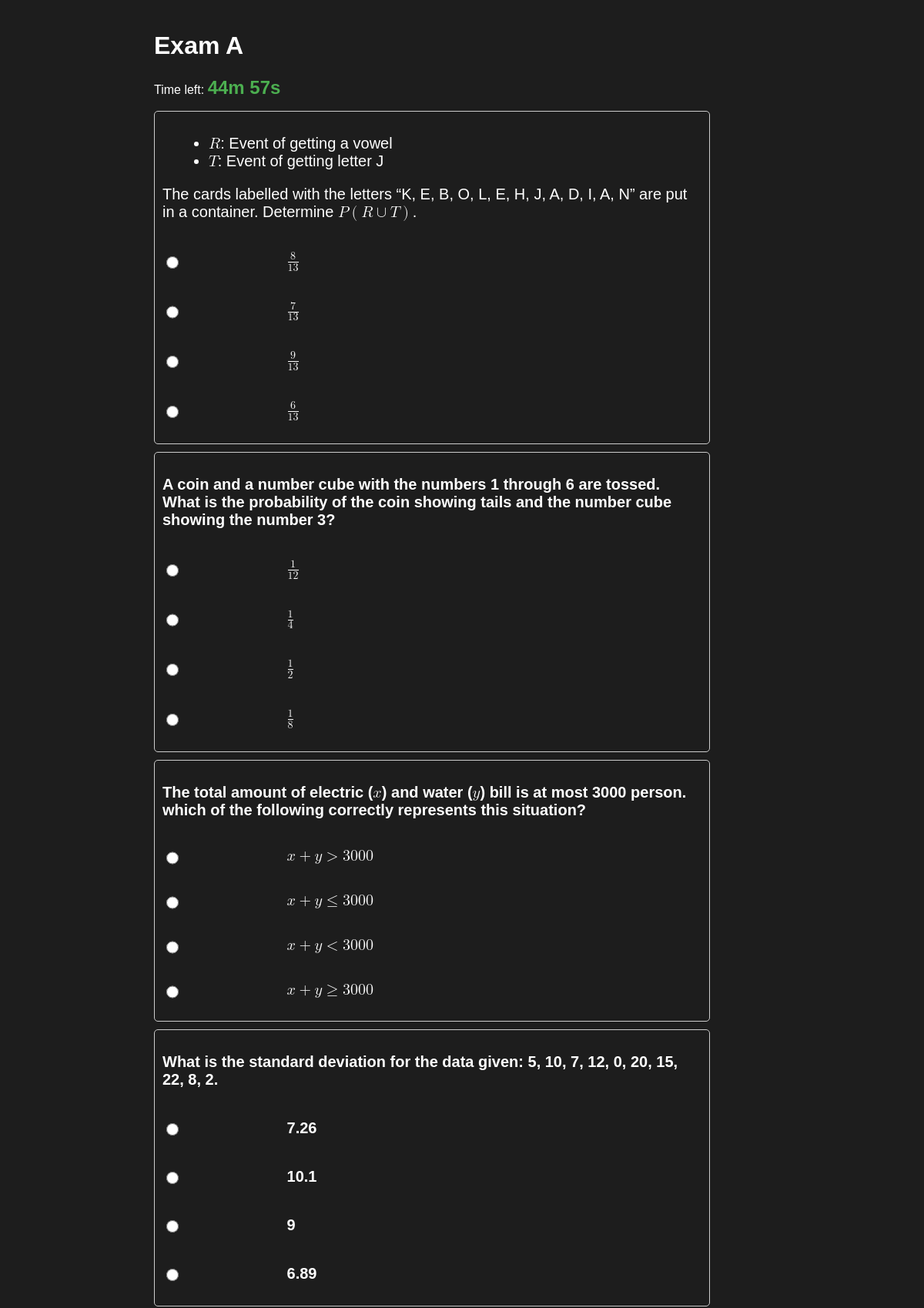
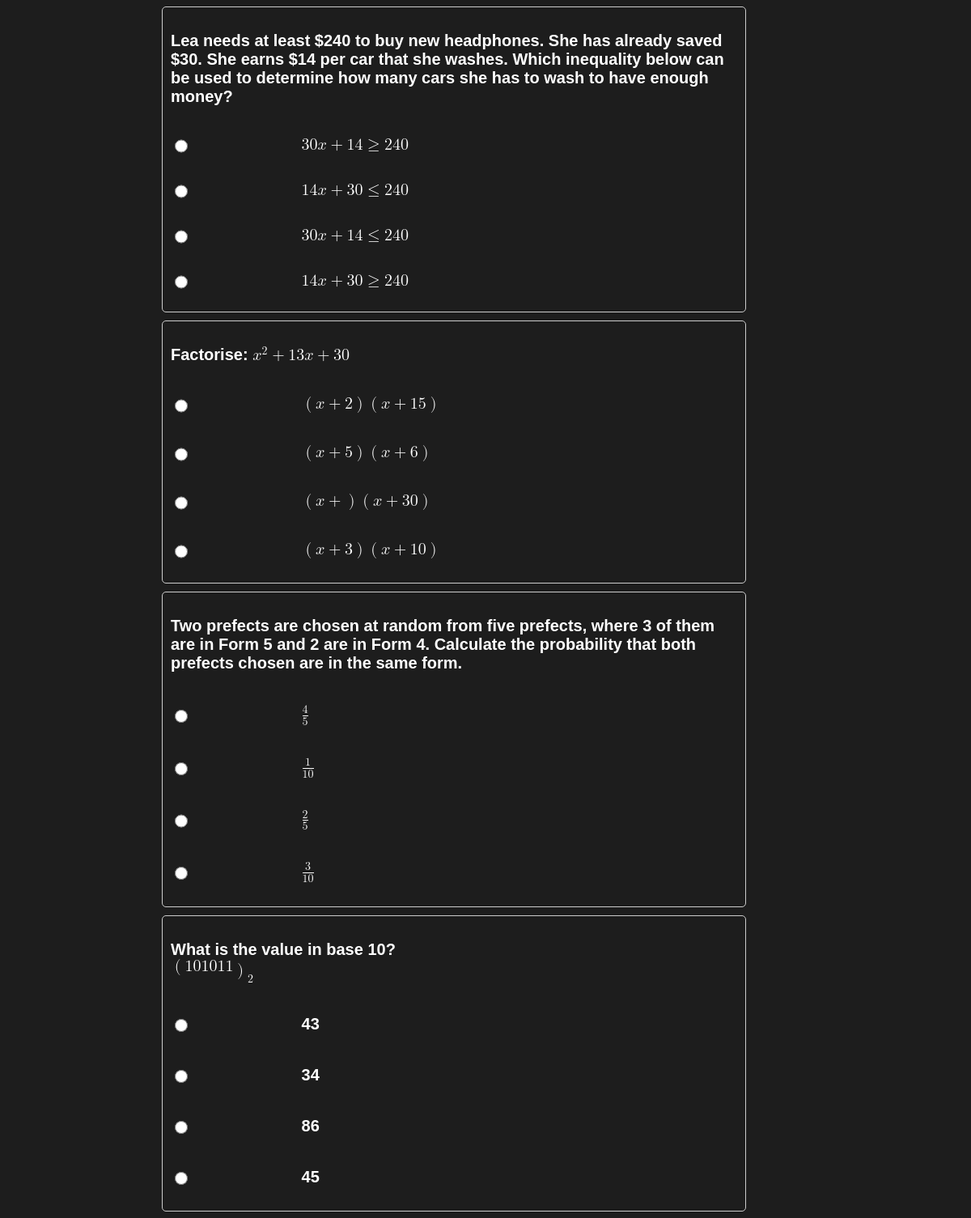
/Exam_A.php (signed in, upper part), run on the app's committed database (2 pictures, top to bottom).
### tables this page shows
CREATE TABLE `final_question_a` (
  `QID_A` int(11) NOT NULL,
  `Question_A` varchar(8000) NOT NULL,
  `Final_Exam_ID` varchar(10) NOT NULL
);

CREATE TABLE `final_a_answer` (
  `F_A_Answer_ID` int(11) NOT NULL,
  `QID_A` int(11) NOT NULL,
  `Final_Answer_A` varchar(8000) NOT NULL,
  `Correct_Answer` tinyint(1) NOT NULL
);

### Exam_A_Fetch_Q.php (the view, shortened to what this page needs)
<?php
include('conn.php');
$user_email = $_COOKIE['user'];
$sqlChapterID = "SELECT Chapter_ID
                 FROM progression
                 WHERE Progression_ID IN (SELECT Progression_ID
                                          FROM tree
                                          WHERE user_email = '$user_email')";
$resultChapterID = $conn->query($sqlChapterID);
if ($resultChapterID->num_rows > 0) {
    $rowChapterID = $resultChapterID->fetch_assoc();
    $chapterID = $rowChapterID['Chapter_ID'];
    $sqlCourseAndExamType = "SELECT Course_ID, Final_Exam_Type
                             FROM final
                             WHERE Chapter = '$chapterID'";
    $resultCourseAndExamType = $conn->query($sqlCourseAndExamType);
    if ($resultCourseAndExamType->num_rows > 0) {
        $rowCourseAndExamType = $resultCourseAndExamType->fetch_assoc();
        $courseID = $rowCourseAndExamType['Course_ID'];
        $examType = $rowCourseAndExamType['Final_Exam_Type'];
        $sqlRandomQuestions = "SELECT QID_A, Question_A
                               FROM final_question_a
                               WHERE Final_Exam_ID IN (SELECT Final_Exam_ID
                                                       FROM final
                                                       WHERE Course_ID = '$courseID'
                                                       AND Final_Exam_Type = '$examType')
                               ORDER BY RAND()
                               LIMIT 30";
        $resultRandomQuestions = $conn->query($sqlRandomQuestions);
        if ($resultRandomQuestions->num_rows > 0) {
            while ($rowQuestion = $resultRandomQuestions->fetch_assoc()) {
                $questionID = $rowQuestion['QID_A'];
                $question = $rowQuestion['Question_A'];
                echo "<div class='question_container'>";
                echo "<p> {$question} </p>";
                $sqlAnswers = "SELECT F_A_Answer_ID, Final_Answer_A, Correct_Answer
                               FROM final_a_answer
                               WHERE QID_A = '$questionID'
                               ORDER BY RAND()";
                $resultAnswers = $conn->query($sqlAnswers);
                if ($resultAnswers->num_rows > 0) {
                    while ($rowAnswer = $resultAnswers->fetch_assoc()) {
                        $answerID = $rowAnswer['F_A_Answer_ID'];
                        $answer = $rowAnswer['Final_Answer_A'];
                        echo "<label class = 'label_style'>";
                        echo "<input type='radio' name='answer_{$questionID}' value='{$answerID}'>";
                        echo "{$answer}</label>";
                    }
                } else {
                    echo "No answers found for this question";
                }
                echo "</div>";
            }
        } else {
            echo "No questions found for this exam";
        }
    } else {
        echo "No exam found for this chapter";
    }
} else {
    echo "No chapter found for this user";
}
?>

### Exam_A.php (shortened to what this page needs)
<!DOCTYPE html>
<html lang="en">
<head>
    <link rel="stylesheet" href="CSS_folder/Exercise_page.css">
    <link rel="stylesheet" href="CSS_folder/general.css">
</head>
<body>
    <div class="Question_content">
        <h1>Exam A</h1>
        <p>Time left: <span id="timer">45m 0s</span></p>
        <form id="Exam_Form" action="Exam_A_result.php" method="post">
            <?php include('Exam_A_Fetch_Q.php'); ?>
        </form>
    </div>
</body>
</html>

### CSS_folder/Exercise_page.css (style rules this page uses)
.Question_content { max-width: 800px; margin: 0 auto; padding: 20px; }
.question_container { border: 1px solid #ccc; border-radius: 5px; padding: 10px; margin-bottom: 10px; width: 700px; font-size: 20px; }
.question_container p { font-weight: bold; }
.question_container ul li { margin-left: 20px; }
.label_style { display: grid; grid-template-columns: 0.3fr 1fr; }
.label_style input[type="radio"] { margin-right: 10px; width: 16px; }
#timer { font-size: 24px; color: #4CAF50; font-weight: bold; text-align: center; margin-bottom: 10px; }

### CSS_folder/general.css (style rules this page uses)
body { background-color: #1D1D1D; color: #fff; font-family: 'Poppins', sans-serif; padding: 0; margin: 0; }

### data on the page
final_question_a: Question_A "R : Event of getting a vowel T : Event of getting letter J The cards labelled with the letters “K, E, B, O, L, E, H, J, A, D, I, A, N” are put in a container. Determine P ( R ∪ T ) ."
final_a_answer: Final_Answer_A "8 13"
final_a_answer: Final_Answer_A "7 13"
final_a_answer: Final_Answer_A "9 13"
final_a_answer: Final_Answer_A "6 13"
final_question_a: Question_A "A coin and a number cube with the numbers 1 through 6 are tossed. What is the probability of the coin showing tails and the number cube showing the number 3?"
final_a_answer: Final_Answer_A "1 12"
final_a_answer: Final_Answer_A "1 4"
final_a_answer: Final_Answer_A "1 2"
final_a_answer: Final_Answer_A "1 8"
final_question_a: Question_A "The total amount of electric ( x ) and water ( y ) bill is at most 3000 person. which of the following correctly represents this situation?"
final_a_answer: Final_Answer_A "x + y > 3000"
final_a_answer: Final_Answer_A "x + y ≤ 3000"
final_a_answer: Final_Answer_A "x + y < 3000"
final_a_answer: Final_Answer_A "x + y ≥ 3000"
final_question_a: Question_A "What is the standard deviation for the data given: 5, 10, 7, 12, 0, 20, 15, 22, 8, 2."
final_a_answer: Final_Answer_A "7.26"
final_a_answer: Final_Answer_A "10.1"
final_a_answer: Final_Answer_A "9"
final_a_answer: Final_Answer_A "6.89"
final_question_a: Question_A "Lea needs at least $240 to buy new headphones. She has already saved $30. She earns $14 per car that she washes. Which inequality below can be used to determine how many cars she has to wash to have enough money?"
final_a_answer: Final_Answer_A "30 x + 14 ≥ 240"
final_a_answer: Final_Answer_A "14 x + 30 ≤ 240"
final_a_answer: Final_Answer_A "30 x + 14 ≤ 240"
final_a_answer: Final_Answer_A "14 x + 30 ≥ 240"
final_question_a: Question_A "Factorise: x 2 + 13 x + 30"
final_a_answer: Final_Answer_A "x + 2 x + 15"
final_a_answer: Final_Answer_A "x + 5 x + 6"
final_a_answer: Final_Answer_A "x + x + 30"
final_a_answer: Final_Answer_A "x + 3 x + 10"
final_question_a: Question_A "Two prefects are chosen at random from five prefects, where 3 of them are in Form 5 and 2 are in Form 4. Calculate the probability that both prefects chosen are in the same form."
final_a_answer: Final_Answer_A "4 5"
final_a_answer: Final_Answer_A "1 10"
final_a_answer: Final_Answer_A "2 5"
final_a_answer: Final_Answer_A "3 10"
final_question_a: Question_A "What is the value in base 10? 101011 2"
final_a_answer: Final_Answer_A "43"
final_a_answer: Final_Answer_A "34"
final_a_answer: Final_Answer_A "86"
final_a_answer: Final_Answer_A "45"
